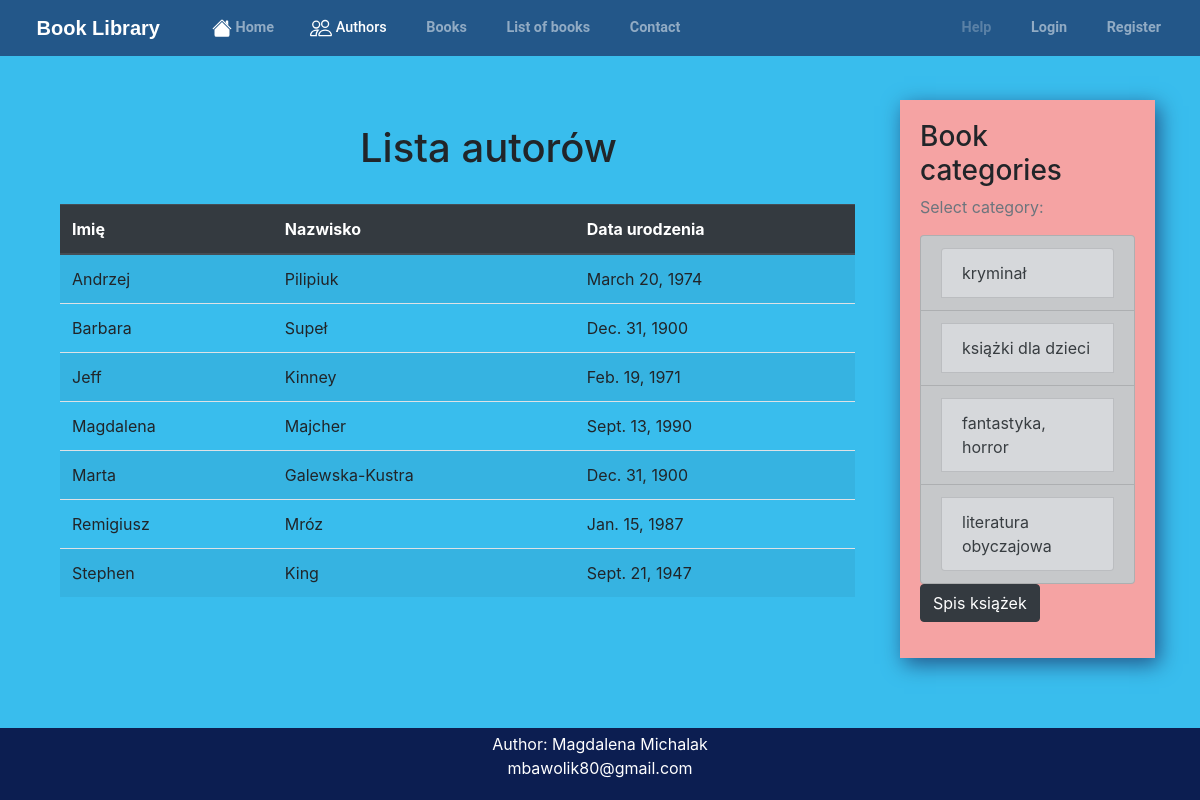
Screenshot of /authors/ with the database file from the repository.
### books/models.py (models this page shows, shortened)
class Author(models.Model):
    first_name = models.CharField(max_length=100, verbose_name='Imię')
    last_name = models.CharField(max_length=100, verbose_name='Nazwisko')
    birth_date = models.DateField(verbose_name='Data urodzenia')
    active = models.BooleanField(default=True)
    class Meta:
        ordering = ["first_name", "last_name"]

class Category(models.Model):
    category = models.CharField(max_length=50)
    def __str__(self):
        return self.category
    class Meta:
        verbose_name_plural = "Categories"

### books/views.py (the view)
# urls.py: path('authors/', views.AuthorIndex.as_view(), name='author_index'),
class AuthorIndex(TemplateView):
    template_name = 'author/index.html'
    def get_context_data(self, **kwargs):
        context = super().get_context_data(**kwargs)
        context['authors'] = models.Author.objects.all()
        context['active_author'] = 'active'
        return context

### books/context_processors.py (called while the page is built)
def categories(request):
    return {
        'categories': Category.objects.all()
    }

### books/templates/author/index.html
{% extends "layout/base.html" %}
{% load static %}
{% block content %}
<div class="container">
    <div class="row">
        <div class="col-9"><br>
            <h1 style="margin-left: 300px;">Lista autorów</h1>
            <br>
        </div>
    </div>
    <div class="row">
      <div class="col">
            <table class="table table-striped">
              <thead class="thead-dark">
                <tr class="table-secondary">
                  <th scope="col">Imię</th>
                  <th scope="col">Nazwisko</th>
                  <th scope="col">Data urodzenia</th>
                </tr>
              </thead>
              <tbody>
                {% for author in authors %}
                <tr>
                  <td>{{ author.first_name }}</td>
                  <td>{{ author.last_name }}</td>
                  <td>{{ author.birth_date }}</td>
                </tr>
                {% endfor %}
              </tbody>
            </table>
        </div>
    </div>
</div>
{% endblock %}

### books/templates/layout/base.html (shortened to what this page needs)
{% load bootstrap4 %}
{% load static %}
<!DOCTYPE html>
<html lang="en">
    <head>
        {% load static %}
        <link rel="stylesheet" type="text/css" href="{% static 'css/main.css' %}">
        {% bootstrap_css %}
     </head>
<header class="site-header">
    <nav class="navbar navbar-expand-md navbar-dark bg-steel fixed-top">
        <div class="container-fluid">
            <a class="navbar-brand mr-4" href="{% url 'home' %}"><img style="height:1.4em;" src="{% static 'books/icons/regal.png' %}" alt=""> Book Library</a>
            <div class="collapse navbar-collapse" id="navbarToggle">
                <div class="navbar-nav mr-auto">
                  <li class="nav-item">
                    <a class="nav-link {{active_index}}" aria-current="page" href="{% url 'home' %}">
                     Home</a>
                  </li>
                  <li class="nav-item">
                    <a class="nav-link {{active_author}}" href="{% url 'author_index' %}"> Authors</a>
                  </li>
                <a class="nav-link {{active_book}}" href="{% url 'books' %}"><img src="{% static 'books/icons/book.png' %}" alt=""> Books</a>
                <a class="nav-link {{active_search}}" href="{% url 'book_index' %}"><img src="{% static 'books/icons/book.png' %}" alt=""> List of books</a>
                <a class="nav-link{{active_contact}}" href="{% url 'contact' %}"><img src="{% static 'books/icons/message.png' %}" alt=""> Contact</a>
                </div>
                <div class="navbar-nav">
                    {% if user.is_authenticated %}
                    <a class="nav-item nav-link" href="{% url 'UserProfile' %}"><img src="{% static 'books/icons/profile.png' %}"
                            alt="">
                        Your account  ({{ user.username }})
                    </a>
                    <a class="nav-item nav-link" href="{% url 'logout' %}"><img src="{% static 'books/icons/logout.png' %}"
                            alt=""> Logout</a>
                    {% else %}
                    <a class="disabled nav-item nav-link" href="{% url 'contact' %}"><img src="{% static 'books/icons/help.png' %}" alt="">
                        Help</a>
                    <a class="nav-item nav-link" href="{% url 'login' %}"><img src="{% static 'books/icons/login.png' %}" alt="">
                        Login</a>
                    <a class="nav-item nav-link" href="{% url 'signup' %}"><img src="{% static 'books/icons/register.png' %}"
                            alt=""> Register</a>
                    {% endif %}
                </div>
            </div>
        </div>
    </nav>
</header>
<body style="background-color: rgb(57, 189, 237)">
    <main role="main" class="container pageContent">
        <div class="row">
            <div class="col-md-9">
                {% block content %}{% endblock %}
            </div>
            <div class="col-md-3">
                <div style="background-color: rgb(245, 163, 163)" class="content-section">
                    <h3>Book categories</h3>
                    <p class='text-muted'>Select category:
                        <ul class="list-group">
                            {% for category in categories %}
                            <a href="{% url 'category' pk=category.pk %}" class="list-group-item list-group-item-action list-group-item-dark">
                                <li class="list-group-item list-group-item-secondary"> {{ category }} </li>
                            </a>
                            {% endfor %}
                        </ul>
                        <a class="btn btn-dark" href="{% url 'book_index' %}"role="button"> Spis książek</a><br>
                    </p>
                </div>
            </div>
        </div>
    </main>
    <footer class="text-white" style="position: fixed; left: 0; bottom: 0; width: 100%;">
        <div class="text-center p-1" style="background-color: rgb(12, 30, 81);">
        <p>Author: Magdalena Michalak <br>
        <a class="text-white" href="mailto:mbawolik80@gmail.com">mbawolik80@gmail.com</a></p>
        </div>
      </footer>
</body>
</html>

### static/css/main.css (style rules this page uses)
body { background: #fafafa; color: #333333; margin-top: 5rem; padding-bottom: 50px; }
.bg-steel { background-color: #235789; }
.navbar-nav { font-size: 0.9em; }
.navbar-brand { font-family: "Work Sans", sans-serif; font-weight: bold; }
.site-header .navbar-nav .nav-link { color: #cbd5db; font-weight: bold; font-family: "Roboto", sans-serif; margin-left: 20px; }
.site-header .navbar-nav .nav-link.active { font-weight: 500; }
.content-section { box-shadow: 4px 6px 20px 0px #235789; padding: 20px; }
.pageContent { margin-top: 100px; }

### rows the page displays
Author: first_name "Andrzej", last_name "Pilipiuk", birth_date "March 20, 1974"
Author: first_name "Barbara", last_name "Supeł", birth_date "Dec. 31, 1900"
Author: first_name "Jeff", last_name "Kinney", birth_date "Feb. 19, 1971"
Author: first_name "Magdalena", last_name "Majcher", birth_date "Sept. 13, 1990"
Author: first_name "Marta", last_name "Galewska-Kustra", birth_date "Dec. 31, 1900"
Author: first_name "Remigiusz", last_name "Mróz", birth_date "Jan. 15, 1987"
Author: first_name "Stephen", last_name "King", birth_date "Sept. 21, 1947"
Category: category "kryminał"
Category: category "książki dla dzieci"
Category: category "fantastyka, horror"
Category: category "literatura obyczajowa"
